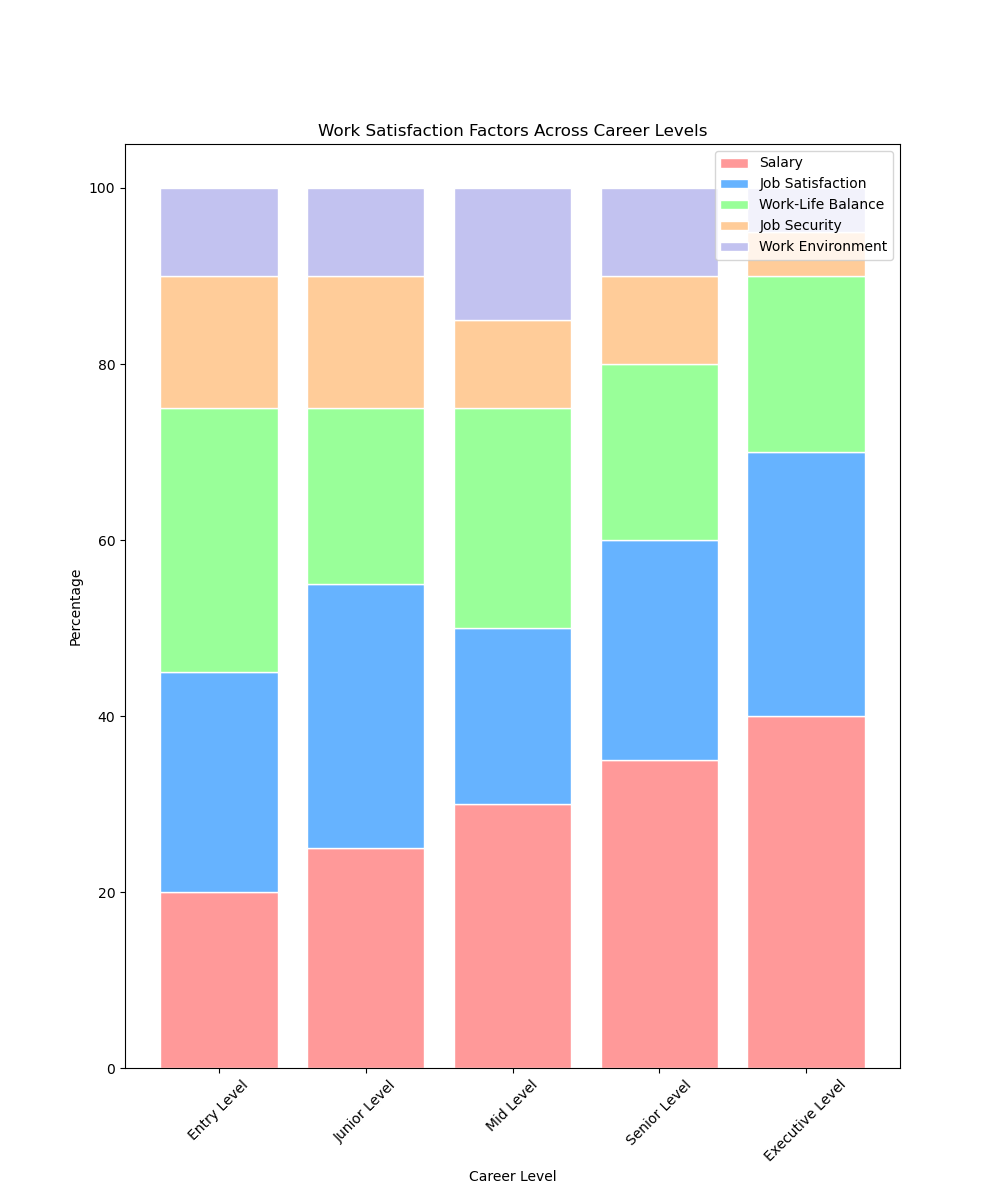

Source code (Python):

import matplotlib.pyplot as plt
import numpy as np

data = {
    'Category': ['Entry Level', 'Junior Level', 'Mid Level', 'Senior Level', 'Executive Level'],
    'Salary': [20, 25, 30, 35, 40],
    'Job Satisfaction': [25, 30, 20, 25, 30],
    'Work-Life Balance': [30, 20, 25, 20, 20],
    'Job Security': [15, 15, 10, 10, 5],
    'Work Environment': [10, 10, 15, 10, 5]
}

categories = data['Category']
salary = np.array(data['Salary'])
job_satisfaction = np.array(data['Job Satisfaction'])
work_life_balance = np.array(data['Work-Life Balance'])
job_security = np.array(data['Job Security'])
work_environment = np.array(data['Work Environment'])

barWidth = 0.8

r = range(len(categories))

plt.figure(figsize=(10, 12))

plt.bar(r, salary, color='#ff9999', edgecolor='white', width=barWidth, label='Salary')
plt.bar(r, job_satisfaction, bottom=salary, color='#66b3ff', edgecolor='white', width=barWidth, label='Job Satisfaction')
plt.bar(r, work_life_balance, bottom=salary + job_satisfaction, color='#99ff99', edgecolor='white', width=barWidth, label='Work-Life Balance')
plt.bar(r, job_security, bottom=salary + job_satisfaction + work_life_balance, color='#ffcc99', edgecolor='white', width=barWidth, label='Job Security')
plt.bar(r, work_environment, bottom=salary + job_satisfaction + work_life_balance + job_security, color='#c2c2f0', edgecolor='white', width=barWidth, label='Work Environment')

plt.ylabel('Percentage')
plt.xlabel('Career Level')
plt.title('Work Satisfaction Factors Across Career Levels')
plt.xticks(r, categories, rotation=45)
plt.legend(loc='upper right')

plt.show()
